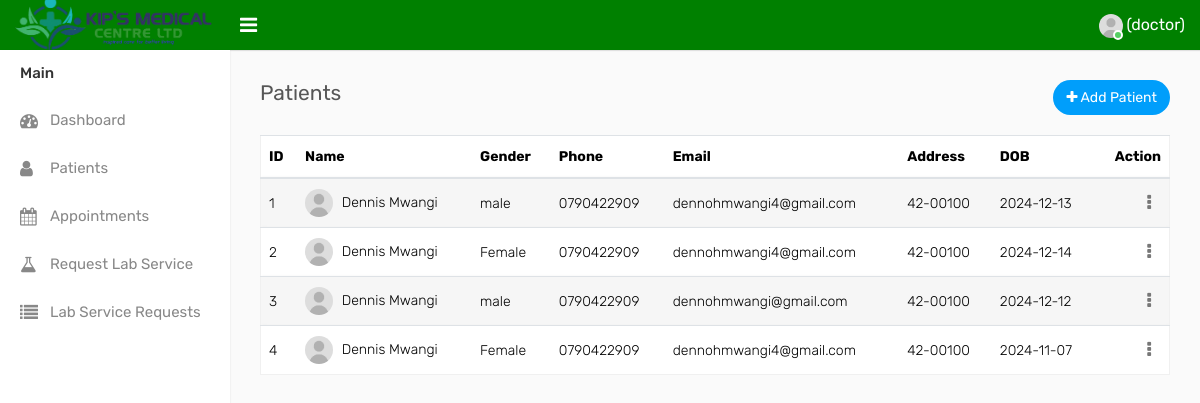
The page /patients (signed in) on the database its author committed.
### models/users.py (models this page shows, shortened)
class User(UserMixin, db.Model):
    __tablename__ = 'users'
    id = db.Column(db.Integer, primary_key=True)
    email = db.Column(db.String(150), unique=True, nullable=False)
    password_hash = db.Column(db.String(255), nullable=False)
    role = db.Column(db.String(50), nullable=False)
    doctor_id = db.Column(db.Integer, db.ForeignKey('doctors.id'), nullable=True)
    doctor = db.relationship('Doctor', backref=db.backref('user', uselist=False), foreign_keys=[doctor_id])
    created_at = db.Column(db.DateTime, default=datetime.utcnow)
    last_login = db.Column(db.DateTime, nullable=True)
    is_active = db.Column(db.Boolean, default=True)

### models/patients.py (models this page shows, shortened)
class Patient(db.Model):
    __tablename__ = "patients"
    id = Column(Integer, primary_key=True, autoincrement=True)
    first_name = Column(String(100), nullable=False)
    last_name = Column(String(100), nullable=False)
    email = Column(String(150), nullable=True)
    address = Column(String(), nullable=True)
    gender = Column(String(10), nullable=False)
    phone = Column(String(15), nullable=False)
    dob=Column(Date, nullable=True)

### main.py (the view)
@app.route('/patients')
@login_required
@role_required(['admin', 'doctor'])
def patient():
     patients = Patient.query.all()
     return render_template('patients.html', patients=patients)

### main.py (called while the page is built)
@login_manager.user_loader
def load_user(user_id):
    return User.query.get(int(user_id))

def role_required(roles):
    def decorator(f):
        @wraps(f)
        def decorated_function(*args, **kwargs):
            if not current_user.is_authenticated:
                flash('Please log in to access this page.', 'error')
                return redirect(url_for('login'))
            if current_user.role not in roles:
                flash('You do not have permission to access this page.', 'error')
                return redirect(url_for('index'))
            return f(*args, **kwargs)
        return decorated_function
    return decorator

### templates/patients.html (shortened to what this page needs)
{% extends "base.html" %}
{% block content %}
        <div class="page-wrapper">
            <div class="content">
                <div class="row">
                    <div class="col-sm-4 col-3">
                        <h4 class="page-title">Patients</h4>
                    </div>
                    <div class="col-sm-8 col-9 text-right m-b-20">
                        <a href="/add-patient" class="btn btn btn-primary btn-rounded float-right"><i class="fa fa-plus"></i> Add Patient</a>
                    </div>
                </div>
				<div class="row">
					<div class="col-md-12">
						<div class="table-responsive">
							<table class="table table-border table-striped custom-table datatable mb-0">
								<thead>
									<tr>
										<th>ID</th>
										<th>Name</th>
										<th>Gender</th>
										<th>Phone</th>
										<th>Email</th>
										<th>Address</th>
										<th>DOB</th>
										<th class="text-right">Action</th>
									</tr>
								</thead>
								<tbody>
									{% for patient in patients %}
									<tr>
										<td>{{ patient.id }}</td>
										<td>
											<img width="28" height="28" src="/static/assets/img/user.jpg" class="rounded-circle m-r-5" alt="">
											{{ patient.first_name }} {{ patient.last_name }}
										</td>
										<td>{{ patient.gender }}</td>
										<td>{{ patient.phone }}</td>
										<td>{{ patient.email if patient.email else '-' }}</td>
										<td>{{ patient.address if patient.address else '-' }}</td>
										<td>{{ patient.dob.strftime('%Y-%m-%d') if patient.dob else '-' }}</td>
										<td class="text-right">
                                            <div class="dropdown dropdown-action">
                                                <a href="#" class="action-icon dropdown-toggle" data-toggle="dropdown" aria-expanded="false"><i class="fa fa-ellipsis-v"></i></a>
                                            </div>
                                        </td>
									</tr>
									{% endfor %}
								</tbody>
							</table>
						</div>
					</div>
                </div>
            </div>
        </div>
{% endblock %}

### templates/base.html (shortened to what this page needs)
<!DOCTYPE html>
<html lang="en">
<head>
    <link rel="stylesheet" type="text/css" href="/static/assets/css/bootstrap.min.css">
    <link rel="stylesheet" type="text/css" href="/static/assets/css/font-awesome.min.css">
    <link rel="stylesheet" type="text/css" href="/static/assets/css/select2.min.css">
    <link rel="stylesheet" type="text/css" href="/static/assets/css/bootstrap-datetimepicker.min.css">
    <link rel="stylesheet" type="text/css" href="/static/assets/css/style.css">
</head>
<body>
    <div class="main-wrapper">
        <div class="header">
			<div class="header-left">
				<a href="index-2.html" class="logo">
					<img src="/static/assets/img/kipsnobglogo.png" width="200" height="60" alt="">
				</a>
			</div>
			<a id="toggle_btn" href="javascript:void(0);"><i class="fa fa-bars"></i></a>
            <ul class="nav user-menu float-right">
                <li class="nav-item dropdown">
                    {% if current_user.is_authenticated %}
                    <a href="#" class="dropdown-toggle" data-toggle="dropdown">
                        <span class="user-img">
                            <img class="rounded-circle" src="{{ url_for('static', filename='img/user.jpg') }}" width="31" alt="{{ current_user.username }}">
                            <span class="status online"></span>
                        </span>
                        <span>{{ current_user.username }} ({{ current_user.role }})</span>
                    </a>
                    {% else %}
                    <a href="{{ url_for('login') }}" class="nav-link">Login</a>
                    {% endif %}
                </li>
            </ul>
        </div>
        <div class="sidebar" id="sidebar">
            <div class="sidebar-inner slimscroll">
                <div id="sidebar-menu" class="sidebar-menu">
                    <ul>
                        <li class="menu-title">Main</li>
                        <li>
                            <a href="{{ url_for('index') }}"><i class="fa fa-dashboard"></i> <span>Dashboard</span></a>
                        </li>
                        {% if current_user.is_authenticated %}
                            {% if current_user.role in ['admin', 'doctor'] %}
                            <li>
                                <a href="{{ url_for('patient') }}"><i class="fa fa-user"></i> <span>Patients</span></a>
                            </li>
                            <li>
                                <a href="{{ url_for('appointments') }}"><i class="fa fa-calendar"></i> <span>Appointments</span></a>
                            </li>
                            {% endif %}
                            {% if current_user.is_authenticated and current_user.role == 'doctor' %}
                            <li class="menu-item">
                                <a href="{{ url_for('request_lab_service') }}">
                                    <i class="fa fa-flask"></i>
                                    <span>Request Lab Service</span>
                                </a>
                            </li>
                            <li class="menu-item">
                                <a href="{{ url_for('view_lab_service_requests') }}">
                                    <i class="fa fa-list"></i>
                                    <span>Lab Service Requests</span>
                                </a>
                            </li>
                            {% endif %}
                        {% endif %}
                    </ul>
                </div>
            </div>
        </div>
        {% block content %}{% endblock %}
    </div>
</body>
</html>

### rows shown on the page
User: role "doctor"
Patient: id "1", first_name "Dennis", last_name "Mwangi", gender "male", phone "0790422909", email "dennohmwangi4@gmail.com", address "42-00100", dob "2024-12-13"
Patient: id "2", first_name "Dennis", last_name "Mwangi", gender "Female", phone "0790422909", email "dennohmwangi4@gmail.com", address "42-00100", dob "2024-12-14"
Patient: id "3", first_name "Dennis", last_name "Mwangi", gender "male", phone "0790422909", email "dennohmwangi@gmail.com", address "42-00100", dob "2024-12-12"
Patient: id "4", first_name "Dennis", last_name "Mwangi", gender "Female", phone "0790422909", email "dennohmwangi4@gmail.com", address "42-00100", dob "2024-11-07"
